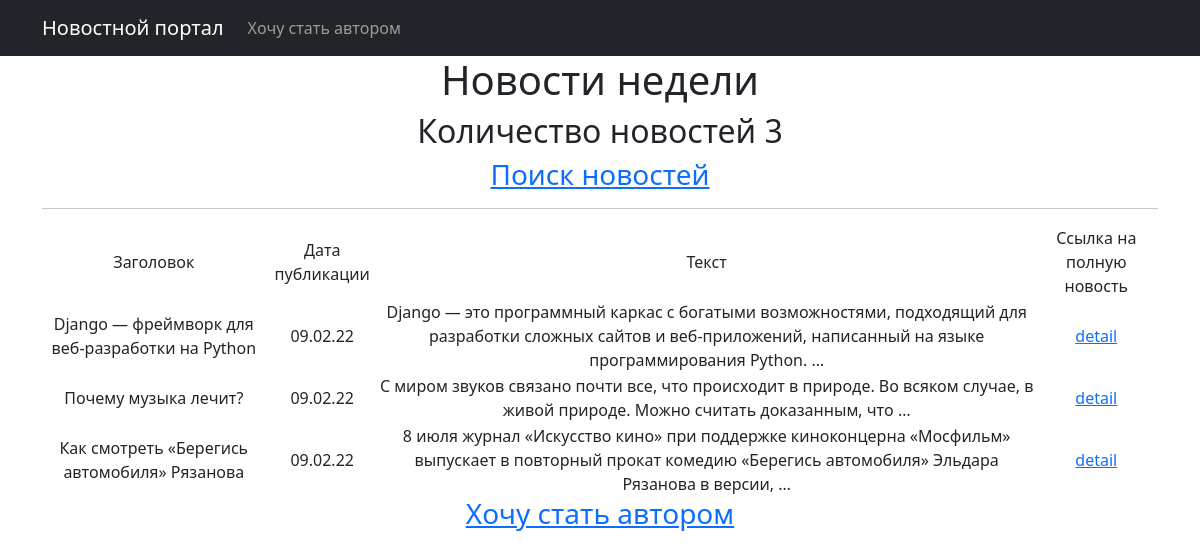
/posts/, run on an earlier commit of the app's database.
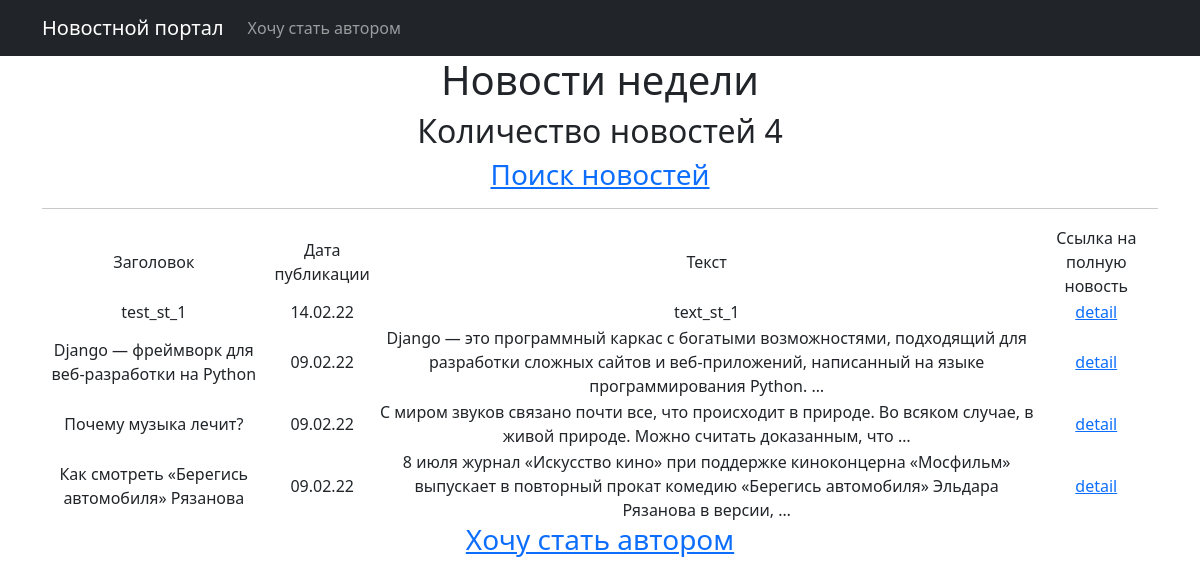
And on a later commit of the database.
### News/models.py (models this page shows, shortened)
class Post(models.Model):
    story = 'ST'
    news = 'NW'
    VARIANTS = [
        (story, 'статья'),
        (news, 'новость'),
    ]
    type = models.CharField(max_length=2, choices=VARIANTS)
    time = models.DateTimeField(auto_now_add=True)
    header = models.CharField(max_length=255)
    text = models.TextField()
    rating_post = models.IntegerField(default=0)
    author_post = models.ForeignKey(Author, on_delete=models.CASCADE)
    category = models.ManyToManyField(Category, through='PostCategory')

### News/views.py (the view, shortened to what this page needs)
# urls.py: path('', cache_page(60*2)(PostList.as_view()), name='list'),
class PostList(ListView):
    model = Post
    context_object_name = 'posts'
    form_class = PostForm
    def get_context_data(self, **kwargs):
        context = super().get_context_data(**kwargs)
        context['form'] = PostForm()
        context['is_not_author'] = not self.request.user.groups.filter(name='authors').exists()
        context['is_author'] = self.request.user.groups.filter(name='authors').exists()
        return context

### News/templatetags/custom_filters.py (called while the page is built)
@register.filter(name='censor')
def censor(value):
    bad_words = ['kaka', 'saka', 'nigga']
    text = set(value.split())
    for i in text:
        for j in bad_words:
            if i == j:
                return value.replace(i, '***')
    return value

### templates/News/Post_list.html (shortened to what this page needs)
{% extends 'flatpages/default.html' %}
{% load custom_filters %}
{% block content %}
    <h1>Новости недели</h1>
    <h2>Количество новостей {{ posts|length }}</h2>
    <h3><a href='{% url "search" %}'> Поиск новостей </a> </h3>
    <hr>
    {% if posts %}
        <table>
            <tr>
                <td>
                    Заголовок
                </td>
                <td>
                    Дата публикации
                </td>
                <td>
                    Текст
                </td>
                <td>
                    Ссылка на полную новость
                </td>
            </tr>
        {% for post in posts|dictsortreversed:"time" %}
            <tr>
                <td>
                    {{ post.header }}
                </td>
                <td>
                    {{ post.time|date:'d.m.y' }}
                </td>
                <td>
                    {{ post.text|truncatewords:20|censor }}
                </td>
                <td>
                    <a href='{% url "detail" post.id %}'> detail </a>
                </td>
            </tr>
        {% endfor %}
        </table>
    {% else %}
        <h2>Новостей нет</h2>
    {% endif %}
    {% if is_not_author %}
        <h3> <a href='{% url "upgrade" %}'> Хочу стать автором</a>  </h3>
    {% endif %}
{% endblock content %}

### templates/flatpages/default.html (shortened to what this page needs)
<!DOCTYPE html>
<html lang="en">
    <head>
        {% load static %}
        <link href="{% static 'css/styles.css' %}" rel="stylesheet" />
    </head>
    <body>
        <nav class="navbar navbar-expand-lg navbar-dark bg-dark static-top">
   <div class="container">
       <a class="navbar-brand" href='{% url "list" %}'>Новостной портал</a>
                <div class="collapse navbar-collapse" id="navbarResponsive">
                    <ul class="navbar-nav ml-auto">
                        <li class="nav-item">
                        {% if is_not_author %}
                        <li class="nav-item">
                            <a class="nav-link" href='{% url "upgrade" %}'>Хочу стать автором</a>
                        </li>
                        {% endif %}
                    </ul>
                </div>
            </div>
        </nav>
        <div class="container">
            <div class="row">
                <div class="col-lg-12 text-center">
                    {% block content %}{% endblock content %}
                </div>
            </div>
        </div>
    </body>
</html>

What changed in the data, as far as the page shows it:
added Post: header "test_st_1", time "14.02.22", text|censor "text_st_1"
Also different on the page:
{{ posts|length }}: "3" → "4"
